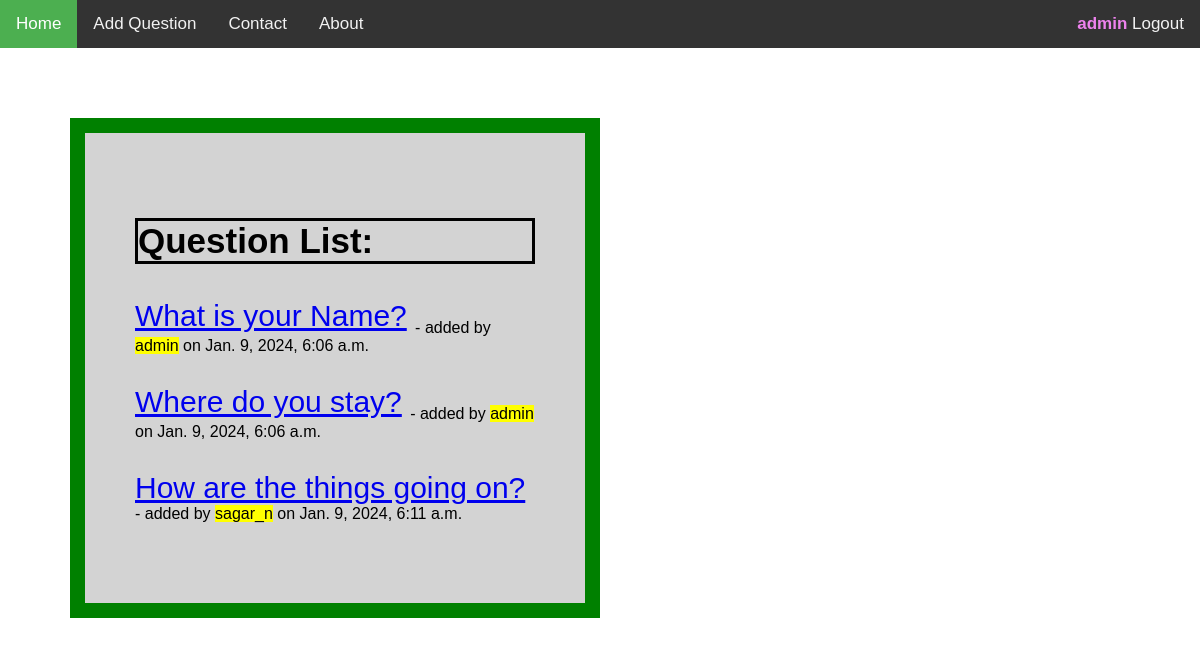
The page /polls/ (signed in) on the database its author committed.
### polls/models.py (models this page shows, shortened)
class Question(models.Model):
	question_text = models.CharField(max_length=200)
	pub_date = models.DateTimeField("date published")
	author = models.ForeignKey(User, on_delete=models.CASCADE)

### polls/views.py (the view)
# urls.py: path("", views.index, name='index'),
def index(request):
	ques=Question.objects.all()
	context={"questions":ques}
	return render(request, "polls/index.html", context)

### polls/templates/polls/index.html
{% extends "polls/base.html" %}
{% block content %}
<h3 style="border: 3px solid black; font-size: 35px;">Question List:</h3>
{% for q in questions %}
	<p style="font-size: 30px; background-color: lightgray;">
		<a href="{% url 'detail' q.id %}" class="quea">{{ q.question_text }}</a>
		<sub style="font-size:16px"> - added by <mark>{{ q.author }}</mark> on {{ q.pub_date }}</sub>
	</p>
{% endfor %}
{% endblock %}

### polls/templates/polls/base.html (shortened to what this page needs)
<html>
    <head>
    </head>
    <body>
        <div class="topnav">
            <a class="active" href="{% url 'index' %}">Home</a>
            <a href="{% url 'add_question' %}">Add Question</a>
            <a href="">Contact</a>
            <a href="">About</a>
            <div class="topnav-right">
                {% if user.is_authenticated %}
                    <a href="{% url 'accounts:logout' %}" >
                        <strong style="color: violet;">{{ user.username}}</strong> Logout</a>
                {% else %}
                    <a href="{% url 'accounts:register' %}" >Register</a>
                    <a href="{% url 'accounts:login' %}" >Login</a>
                {% endif %}
            </div>
        </div>
        <div class="center">
            {% block content %}
            {% endblock %}
        </div>
    </body>
</html>

### polls/templates/polls/base.html (style rules this page uses)
body { margin: 0; font-family: Arial, Helvetica, sans-serif; }
.topnav { overflow: hidden; background-color: #333; }
.topnav a { float: left; color: #f2f2f2; text-align: center; padding: 14px 16px; text-decoration: none; font-size: 17px; }
.topnav a.active { background-color: #4CAF50; color: white; }
.center { background-color: lightgrey; width: 400px; border: 15px solid green; padding: 50px; margin: 70px; align: center; }
.topnav-right { float: right; }

### rows shown on the page
Question: question_text "What is your Name?", author "admin", pub_date "Jan. 9, 2024, 6:06 a.m."
Question: question_text "Where do you stay?", author "admin", pub_date "Jan. 9, 2024, 6:06 a.m."
Question: question_text "How are the things going on?", author "sagar_n", pub_date "Jan. 9, 2024, 6:11 a.m."

### other values the page prints
{{ user.username }} "admin"
